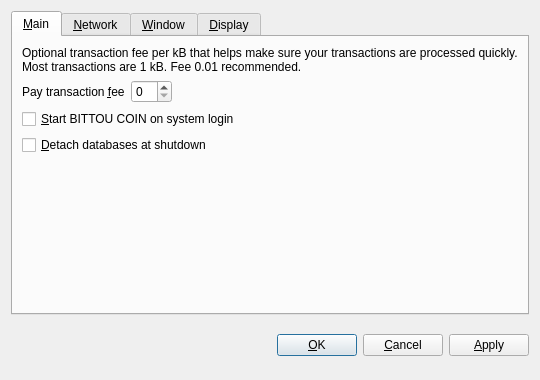
<?xml version="1.0" encoding="UTF-8"?>
<ui version="4.0">
 <class>OptionsDialog</class>
 <widget class="QDialog" name="OptionsDialog">
  <property name="geometry">
   <rect>
    <x>0</x>
    <y>0</y>
    <width>540</width>
    <height>380</height>
   </rect>
  </property>
  <property name="windowTitle">
   <string>Options</string>
  </property>
  <property name="modal">
   <bool>true</bool>
  </property>
  <layout class="QVBoxLayout" name="verticalLayout">
   <item>
    <widget class="QTabWidget" name="tabWidget">
     <property name="tabPosition">
      <enum>QTabWidget::North</enum>
     </property>
     <property name="currentIndex">
      <number>0</number>
     </property>
     <widget class="QWidget" name="tabMain">
      <attribute name="title">
       <string>&amp;Main</string>
      </attribute>
      <layout class="QVBoxLayout" name="verticalLayout_Main">
       <item>
        <widget class="QLabel" name="transactionFeeInfoLabel">
         <property name="text">
          <string>Optional transaction fee per kB that helps make sure your transactions are processed quickly. Most transactions are 1 kB. Fee 0.01 recommended.</string>
         </property>
         <property name="textFormat">
          <enum>Qt::PlainText</enum>
         </property>
         <property name="wordWrap">
          <bool>true</bool>
         </property>
        </widget>
       </item>
       <item>
        <layout class="QHBoxLayout" name="horizontalLayout_Main">
         <item>
          <widget class="QLabel" name="transactionFeeLabel">
           <property name="text">
            <string>Pay transaction &amp;fee</string>
           </property>
           <property name="textFormat">
            <enum>Qt::PlainText</enum>
           </property>
           <property name="buddy">
            <cstring>transactionFee</cstring>
           </property>
          </widget>
         </item>
         <item>
          <widget class="BitcoinAmountField" name="transactionFee"/>
         </item>
         <item>
          <spacer name="horizontalSpacer_Main">
           <property name="orientation">
            <enum>Qt::Horizontal</enum>
           </property>
           <property name="sizeHint" stdset="0">
            <size>
             <width>40</width>
             <height>20</height>
            </size>
           </property>
          </spacer>
         </item>
        </layout>
       </item>
       <item>
        <widget class="QCheckBox" name="bitcoinAtStartup">
         <property name="toolTip">
          <string>Automatically start BITTOU COIN after logging in to the system.</string>
         </property>
         <property name="text">
          <string>&amp;Start BITTOU COIN on system login</string>
         </property>
        </widget>
       </item>
       <item>
        <widget class="QCheckBox" name="detachDatabases">
         <property name="toolTip">
          <string>Detach block and address databases at shutdown. This means they can be moved to another data directory, but it slows down shutdown. The wallet is always detached.</string>
         </property>
         <property name="text">
          <string>&amp;Detach databases at shutdown</string>
         </property>
        </widget>
       </item>
       <item>
        <spacer name="verticalSpacer_Main">
         <property name="orientation">
          <enum>Qt::Vertical</enum>
         </property>
         <property name="sizeHint" stdset="0">
          <size>
           <width>20</width>
           <height>40</height>
          </size>
         </property>
        </spacer>
       </item>
      </layout>
     </widget>
     <widget class="QWidget" name="tabNetwork">
      <attribute name="title">
       <string>&amp;Network</string>
      </attribute>
      <layout class="QVBoxLayout" name="verticalLayout_Network">
       <item>
        <widget class="QCheckBox" name="mapPortUpnp">
         <property name="toolTip">
          <string>Automatically open the BITTOU COIN client port on the router. This only works when your router supports UPnP and it is enabled.</string>
         </property>
         <property name="text">
          <string>Map port using &amp;UPnP</string>
         </property>
        </widget>
       </item>
       <item>
        <widget class="QCheckBox" name="connectSocks">
         <property name="toolTip">
          <string>Connect to the BITTOU COIN network through a SOCKS proxy (e.g. when connecting through Tor).</string>
         </property>
         <property name="text">
          <string>&amp;Connect through SOCKS proxy:</string>
         </property>
        </widget>
       </item>
       <item>
        <layout class="QHBoxLayout" name="horizontalLayout_Network">
         <item>
          <widget class="QLabel" name="proxyIpLabel">
           <property name="text">
            <string>Proxy &amp;IP:</string>
           </property>
           <property name="textFormat">
            <enum>Qt::PlainText</enum>
           </property>
           <property name="buddy">
            <cstring>proxyIp</cstring>
           </property>
          </widget>
         </item>
         <item>
          <widget class="QValidatedLineEdit" name="proxyIp">
           <property name="maximumSize">
            <size>
             <width>140</width>
             <height>16777215</height>
            </size>
           </property>
           <property name="toolTip">
            <string>IP address of the proxy (e.g. 127.0.0.1)</string>
           </property>
          </widget>
         </item>
         <item>
          <widget class="QLabel" name="proxyPortLabel">
           <property name="text">
            <string>&amp;Port:</string>
           </property>
           <property name="textFormat">
            <enum>Qt::PlainText</enum>
           </property>
           <property name="buddy">
            <cstring>proxyPort</cstring>
           </property>
          </widget>
         </item>
         <item>
          <widget class="QLineEdit" name="proxyPort">
           <property name="maximumSize">
            <size>
             <width>55</width>
             <height>16777215</height>
            </size>
           </property>
           <property name="toolTip">
            <string>Port of the proxy (e.g. 9050)</string>
           </property>
          </widget>
         </item>
         <item>
          <widget class="QLabel" name="socksVersionLabel">
           <property name="text">
            <string>SOCKS &amp;Version:</string>
           </property>
           <property name="textFormat">
            <enum>Qt::PlainText</enum>
           </property>
           <property name="buddy">
            <cstring>socksVersion</cstring>
           </property>
          </widget>
         </item>
         <item>
          <widget class="QValueComboBox" name="socksVersion">
           <property name="toolTip">
            <string>SOCKS version of the proxy (e.g. 5)</string>
           </property>
          </widget>
         </item>
         <item>
          <spacer name="horizontalSpacer_Network">
           <property name="orientation">
            <enum>Qt::Horizontal</enum>
           </property>
           <property name="sizeHint" stdset="0">
            <size>
             <width>40</width>
             <height>20</height>
            </size>
           </property>
          </spacer>
         </item>
        </layout>
       </item>
       <item>
        <spacer name="verticalSpacer_Network">
         <property name="orientation">
          <enum>Qt::Vertical</enum>
         </property>
         <property name="sizeHint" stdset="0">
          <size>
           <width>20</width>
           <height>40</height>
          </size>
         </property>
        </spacer>
       </item>
      </layout>
     </widget>
     <widget class="QWidget" name="tabWindow">
      <attribute name="title">
       <string>&amp;Window</string>
      </attribute>
      <layout class="QVBoxLayout" name="verticalLayout_Window">
       <item>
        <widget class="QCheckBox" name="minimizeToTray">
         <property name="toolTip">
          <string>Show only a tray icon after minimizing the window.</string>
         </property>
         <property name="text">
          <string>&amp;Minimize to the tray instead of the taskbar</string>
         </property>
        </widget>
       </item>
       <item>
        <widget class="QCheckBox" name="minimizeOnClose">
         <property name="toolTip">
          <string>Minimize instead of exit the application when the window is closed. When this option is enabled, the application will be closed only after selecting Quit in the menu.</string>
         </property>
         <property name="text">
          <string>M&amp;inimize on close</string>
         </property>
        </widget>
       </item>
       <item>
        <spacer name="verticalSpacer_Window">
         <property name="orientation">
          <enum>Qt::Vertical</enum>
         </property>
         <property name="sizeHint" stdset="0">
          <size>
           <width>20</width>
           <height>40</height>
          </size>
         </property>
        </spacer>
       </item>
      </layout>
     </widget>
     <widget class="QWidget" name="tabDisplay">
      <attribute name="title">
       <string>&amp;Display</string>
      </attribute>
      <layout class="QVBoxLayout" name="verticalLayout_Display">
       <item>
        <layout class="QHBoxLayout" name="horizontalLayout_1_Display">
         <item>
          <widget class="QLabel" name="langLabel">
           <property name="text">
            <string>User Interface &amp;language:</string>
           </property>
           <property name="textFormat">
            <enum>Qt::PlainText</enum>
           </property>
           <property name="buddy">
            <cstring>lang</cstring>
           </property>
          </widget>
         </item>
         <item>
          <widget class="QValueComboBox" name="lang">
           <property name="toolTip">
            <string>The user interface language can be set here. This setting will take effect after restarting BITTOU COIN.</string>
           </property>
          </widget>
         </item>
        </layout>
       </item>
       <item>
        <layout class="QHBoxLayout" name="horizontalLayout_2_Display">
         <item>
          <widget class="QLabel" name="unitLabel">
           <property name="text">
            <string>&amp;Unit to show amounts in:</string>
           </property>
           <property name="textFormat">
            <enum>Qt::PlainText</enum>
           </property>
           <property name="buddy">
            <cstring>unit</cstring>
           </property>
          </widget>
         </item>
         <item>
          <widget class="QValueComboBox" name="unit">
           <property name="toolTip">
            <string>Choose the default subdivision unit to show in the interface and when sending coins.</string>
           </property>
          </widget>
         </item>
        </layout>
       </item>
       <item>
        <widget class="QCheckBox" name="displayAddresses">
         <property name="toolTip">
          <string>Whether to show BITTOU COIN addresses in the transaction list or not.</string>
         </property>
         <property name="text">
          <string>&amp;Display addresses in transaction list</string>
         </property>
        </widget>
       </item>
       <item>
        <widget class="QCheckBox" name="coinControlFeatures">
         <property name="toolTip">
          <string>Whether to show coin control features or not.</string>
         </property>
         <property name="text">
          <string>Display coin &amp;control features (experts only!)</string>
         </property>
        </widget>
       </item>
       <item>
        <spacer name="verticalSpacer_Display">
         <property name="orientation">
          <enum>Qt::Vertical</enum>
         </property>
         <property name="sizeHint" stdset="0">
          <size>
           <width>20</width>
           <height>40</height>
          </size>
         </property>
        </spacer>
       </item>
      </layout>
     </widget>
    </widget>
   </item>
   <item>
    <layout class="QHBoxLayout" name="horizontalLayout_Buttons">
     <item>
      <spacer name="horizontalSpacer_1">
       <property name="orientation">
        <enum>Qt::Horizontal</enum>
       </property>
       <property name="sizeHint" stdset="0">
        <size>
         <width>40</width>
         <height>48</height>
        </size>
       </property>
      </spacer>
     </item>
     <item>
      <widget class="QLabel" name="statusLabel">
       <property name="font">
        <font>
         <weight>75</weight>
         <bold>true</bold>
        </font>
       </property>
       <property name="text">
        <string/>
       </property>
       <property name="textFormat">
        <enum>Qt::PlainText</enum>
       </property>
       <property name="wordWrap">
        <bool>true</bool>
       </property>
      </widget>
     </item>
     <item>
      <spacer name="horizontalSpacer_2">
       <property name="orientation">
        <enum>Qt::Horizontal</enum>
       </property>
       <property name="sizeHint" stdset="0">
        <size>
         <width>40</width>
         <height>48</height>
        </size>
       </property>
      </spacer>
     </item>
     <item>
      <widget class="QPushButton" name="okButton">
       <property name="text">
        <string>&amp;OK</string>
       </property>
      </widget>
     </item>
     <item>
      <widget class="QPushButton" name="cancelButton">
       <property name="text">
        <string>&amp;Cancel</string>
       </property>
       <property name="autoDefault">
        <bool>false</bool>
       </property>
      </widget>
     </item>
     <item>
      <widget class="QPushButton" name="applyButton">
       <property name="text">
        <string>&amp;Apply</string>
       </property>
       <property name="autoDefault">
        <bool>false</bool>
       </property>
      </widget>
     </item>
    </layout>
   </item>
  </layout>
 </widget>
 <customwidgets>
  <customwidget>
   <class>BitcoinAmountField</class>
   <extends>QSpinBox</extends>
   <header>bitcoinamountfield.h</header>
  </customwidget>
  <customwidget>
   <class>QValueComboBox</class>
   <extends>QComboBox</extends>
   <header>qvaluecombobox.h</header>
  </customwidget>
  <customwidget>
   <class>QValidatedLineEdit</class>
   <extends>QLineEdit</extends>
   <header>qvalidatedlineedit.h</header>
  </customwidget>
 </customwidgets>
 <resources/>
 <connections/>
</ui>
